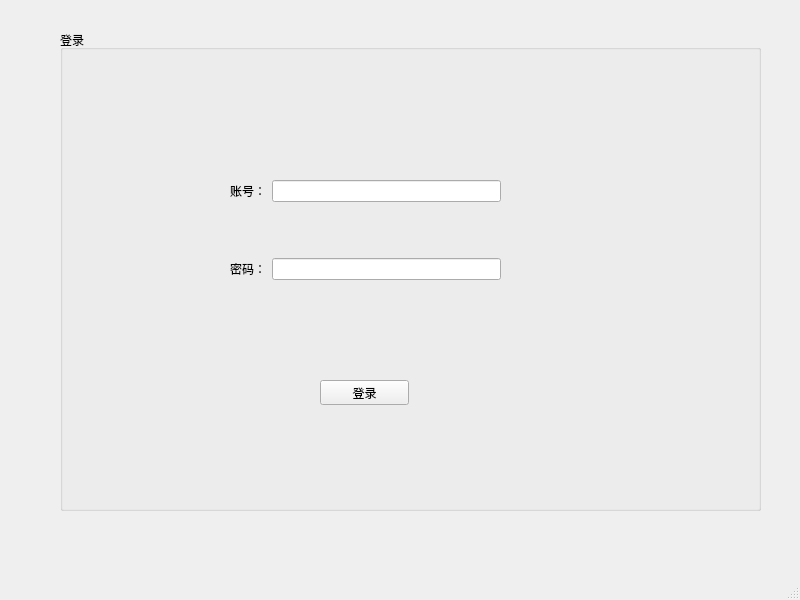
<?xml version="1.0" encoding="UTF-8"?>
<ui version="4.0">
 <class>MainWindow</class>
 <widget class="QMainWindow" name="MainWindow">
  <property name="geometry">
   <rect>
    <x>0</x>
    <y>0</y>
    <width>800</width>
    <height>600</height>
   </rect>
  </property>
  <property name="windowTitle">
   <string>MainWindow</string>
  </property>
  <widget class="QWidget" name="centralwidget">
   <widget class="QGroupBox" name="groupBox">
    <property name="geometry">
     <rect>
      <x>60</x>
      <y>30</y>
      <width>701</width>
      <height>481</height>
     </rect>
    </property>
    <property name="title">
     <string>登录</string>
    </property>
    <widget class="QWidget" name="gridLayoutWidget">
     <property name="geometry">
      <rect>
       <x>170</x>
       <y>100</y>
       <width>271</width>
       <height>201</height>
      </rect>
     </property>
     <layout class="QGridLayout" name="gridLayout">
      <item row="1" column="0">
       <widget class="QLabel" name="label_2">
        <property name="text">
         <string>密码：</string>
        </property>
       </widget>
      </item>
      <item row="0" column="0">
       <widget class="QLabel" name="label">
        <property name="text">
         <string>账号：</string>
        </property>
       </widget>
      </item>
      <item row="0" column="1">
       <widget class="QLineEdit" name="lineEdit"/>
      </item>
      <item row="1" column="1">
       <widget class="QLineEdit" name="lineEdit_2"/>
      </item>
     </layout>
    </widget>
    <widget class="QPushButton" name="pushButton">
     <property name="geometry">
      <rect>
       <x>260</x>
       <y>350</y>
       <width>89</width>
       <height>25</height>
      </rect>
     </property>
     <property name="text">
      <string>登录</string>
     </property>
    </widget>
   </widget>
  </widget>
  <widget class="QMenuBar" name="menubar">
   <property name="geometry">
    <rect>
     <x>0</x>
     <y>0</y>
     <width>800</width>
     <height>28</height>
    </rect>
   </property>
  </widget>
  <widget class="QStatusBar" name="statusbar"/>
 </widget>
 <resources/>
 <connections/>
</ui>
